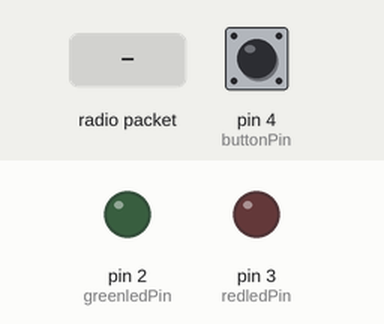
The sketch below on a simulated Arduino Uno, built with avr-gcc and run on an emulated ATmega328P. On the bench: output pins drawn as LEDs (lit = HIGH). Dashed ring = blinking. Inputs (shaded band) come from the test bench; at power-on: pin 4 (buttonPin) LOW. EEPROM starts erased; no radio packets arrive unless stated.

Above: at 1.2 s.
1.3 s: pin 4 (buttonPin) pulled HIGH for 0.15 s
At 2.4 s:
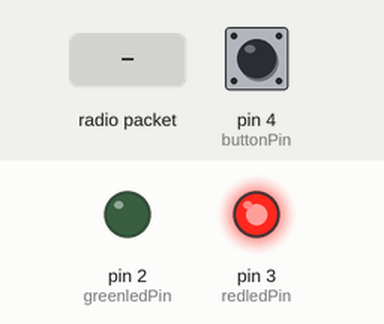
2.9 s: radio packet "1111" arrives
At 3.05 s:
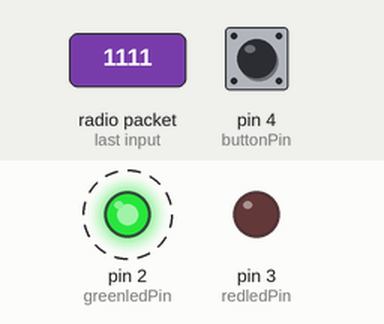
5.9 s: pin 4 (buttonPin) pulled HIGH for 1 s
At 7.1 s:
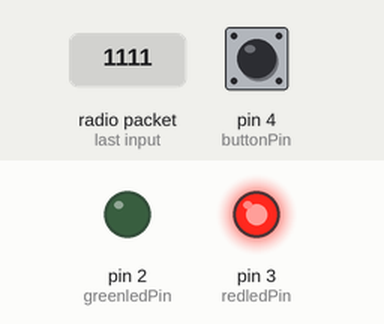
8.4 s: radio packet "5" arrives
At 11.3 s:
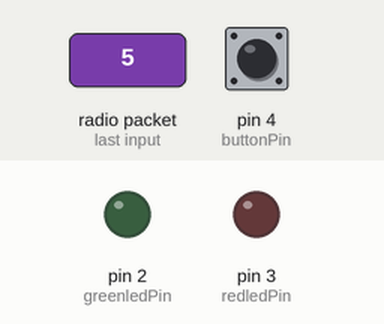
Timing chart, 0 to 12.4 s (numbered marks = the images above; inputs shaded):
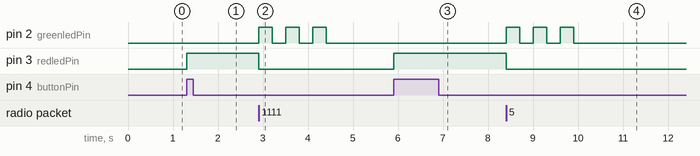

Measured:
- after the input at 1.3 s, pin 3 (redledPin): LOW → HIGH at once
- after the input at 2.9 s, pin 2 (greenledPin): alternates HIGH for 0.30 s and LOW for 0.30 s, 6 changes in all, then stays LOW, starting at once; pin 3 (redledPin): HIGH → LOW at once
- after the input at 5.9 s, pin 3 (redledPin): LOW → HIGH at once
- after the input at 8.4 s, pin 2 (greenledPin): alternates HIGH for 0.30 s and LOW for 0.30 s, 6 changes in all, then stays LOW, starting at once; pin 3 (redledPin): HIGH → LOW at once

The sketch:

BaseModuleBeta_fixing.ino
```cpp
///midi slider base module code with virtualwire wireless functionality
//nateohlson
//a slider id that is not connected is 0

#include <VirtualWire.h>
#include <EEPROM.h>
//create char array for incoming message
byte message[VW_MAX_MESSAGE_LEN];
byte messageLength = VW_MAX_MESSAGE_LEN;
byte sliderId[VW_MAX_MESSAGE_LEN];
//variable for midi command
int command = 176;
//variable for midi control
int control1 = 16;
//variable for slider value
int potVal1 = 0;
String strNum;
String strSlid;
int rawSliders[16];
int connectedSliders[4];
int buttonPin = 4;
int redledPin = 3;
int greenledPin = 2;
int buttonState = 0;
int resetPin = 8;


void loadSliders() //reads EEPROM memory and puts values into rawsliders array then converts those numbers to complete ints in conslide array
{
	for (int i = 0; i < 16; i++)
	{
		rawSliders[i] = EEPROM.read(i);
	}
	connectedSliders[0] = (rawSliders[0] * 1000) + (rawSliders[1] * 100) + (rawSliders[2] * 10) + rawSliders[3];
	connectedSliders[1] = (rawSliders[4] * 1000) + (rawSliders[5] * 100) + (rawSliders[6] * 10) + rawSliders[7];
	connectedSliders[2] = (rawSliders[8] * 1000) + (rawSliders[9] * 100) + (rawSliders[10] * 10) + rawSliders[11];
	connectedSliders[3] = (rawSliders[12] * 1000) + (rawSliders[13] * 100) + (rawSliders[14] * 10) + rawSliders[15];
// 	for (int r = 0; r < 4; r++)
// {
// 	Serial.println(connectedSliders[r]);
// }
}

void resetAllSliders() //resets the slider ids in memory to 0000
{
	for(int i = 0; i < 16; i++)
	{
		EEPROM.write(i, 1);
	}
	digitalWrite(redledPin, HIGH);
	delay(3000);
	digitalWrite(redledPin, LOW);
	loadSliders();
	loop();
}


void newSlider() //connect a new slider and acquire new slider id
{
/////////////
	int i = 0;
	int newSlider = 0;
	int recordPosition;
	digitalWrite(greenledPin, LOW);
	digitalWrite(redledPin, HIGH);

////////////
	delay(1000);
	while (i < 1)
	{
		//Serial.println("in loop");
		if (vw_have_message()) //if there is a message available
		{
			vw_get_message(sliderId, &messageLength);//the message is read
			strSlid = ""; //initialize the string
			for (int i = 0; i < messageLength ; i++)
			{

				char incomingId[messageLength]; //split the char array into different array
				incomingId[i] = char(sliderId[i]);//for some reason i decided to do this
				strSlid = strSlid + incomingId[i]; //create a string with the characters
				newSlider = 0;
				newSlider = strSlid.toInt();//convert the string to a usable int
			}


		}
		//Serial.println(newSlider)
		//enter break statement to kill loop if button pushed
		//enter code to blink light to show that module is scanning for sliders
		if (newSlider != 0)
		{
			digitalWrite(redledPin, LOW);
			digitalWrite(greenledPin, HIGH);
			delay(300);
			digitalWrite(greenledPin, LOW);
			delay(300);
			digitalWrite(greenledPin, HIGH);
			delay(300);
			digitalWrite(greenledPin, LOW);
			delay(300);
			digitalWrite(greenledPin, HIGH);
			delay(300);
			digitalWrite(greenledPin, LOW);
			delay(300);
			break; //if a new slider is found break the loop
		}
	}

	loadSliders(); //put all the current slider id's into


	for (int i = 0; i < 4; i++)
	{
		if( connectedSliders[i] == 1111)
		{
				connectedSliders[i] = newSlider; //if there is a vacant connected sliders slot then put the new id in
				recordPosition = i;
				 //Serial.println("Got to this point");
				 //Serial.println(newSlider);
				break;
				 //Serial.println(i);
		}


	}

	///////next section to take values in all connected sliders array and spread them back into rawsliders
	int temp = 0;
	int f = 0;

	for (int i = 0; i < 4; i++) //iterates through the 4 slider id arrays
	{
		int j = 3;
		if (connectedSliders[i] == 0)
		{
			for(int m = 3; m > 0; m++)
			{
				rawSliders[m + f] = 0;
			}
		}
		else
		{
			while (connectedSliders[i] > 0)
			{
				temp = connectedSliders[i] % 10; //for this section i must credit rodrigo anadon. he is a beast
				connectedSliders[i] /= 10;
				rawSliders[j + f] = temp;
				j--;


			}
		}
		f = f + 4;
	}
	for (int d = 0; d < 16; d++)
	{
		EEPROM.write(d, rawSliders[d]);
	}
	loadSliders();
}


void setup()
{
  //Begin serial communication for sending midi and vm communication for receiving
  //values
	Serial.begin(31250); //31250
	vw_setup(2000);
	vw_rx_start();
	loadSliders(); //load the connected sliders to the connected sliders array database
	pinMode(4, INPUT); //switch to search for connected sliders
	pinMode(2, OUTPUT); //green led
	pinMode(3, OUTPUT); //red led

}

void loop()
{
	if (vw_have_message()) //if there is a message available
	{
		vw_get_message(message, &messageLength);//the message is read
		strNum = ""; //initialize the string
		int messageId = 0;
		char incomingMessage[messageLength];
		for (int i = 4; i < 8 ; i++)
		{
			 //split the char array into different array
			incomingMessage[i] = char(message[i]);//for some reason i decided to do this
			strNum = strNum + incomingMessage[i]; //create a string with the characters
			potVal1 = strNum.toInt();//convert the string to a usable int
		}
		strNum = "";
		for (int l = 0; l < 4 ; l++)
		{
			 //split the char array into different array
			incomingMessage[l] = char(message[l]);//for some reason i decided to do this
			strNum = strNum + incomingMessage[l]; //create a string with the characters
			messageId = strNum.toInt();//convert the string to a usable int
		}
		//Serial.println(messageId);
		// Serial.println(connectedSliders[0]);
		if (messageId == connectedSliders[0])
		{
			midiSend(16, potVal1);
		}
		if (messageId == connectedSliders[1])
				midiSend(17, potVal1);
		if (messageId == connectedSliders[2])
				midiSend(18, potVal1);
		if (messageId == connectedSliders[3])
				midiSend(19, potVal1);
	}
	buttonState = digitalRead(buttonPin);
	if (buttonState == HIGH)
	{
		newSlider();
	}
	// if (digitalRead(resetPin) == HIGH)
	// {
	// 	resetAllSliders();
	// }
}

//function for sending values via serial over midi
void midiSend(int control, int value)
{
  Serial.write(command);
  Serial.write(control);
  Serial.write(value);

}
```
